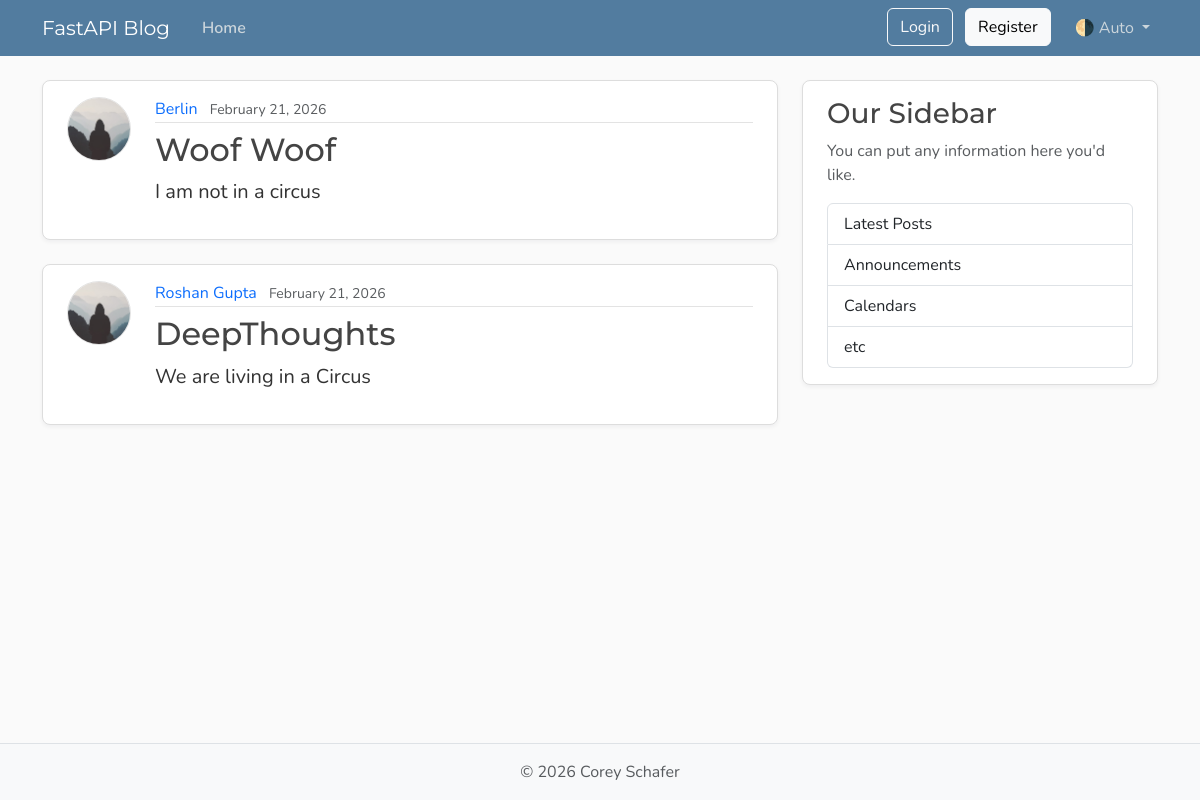
Page /posts on the earlier database version.
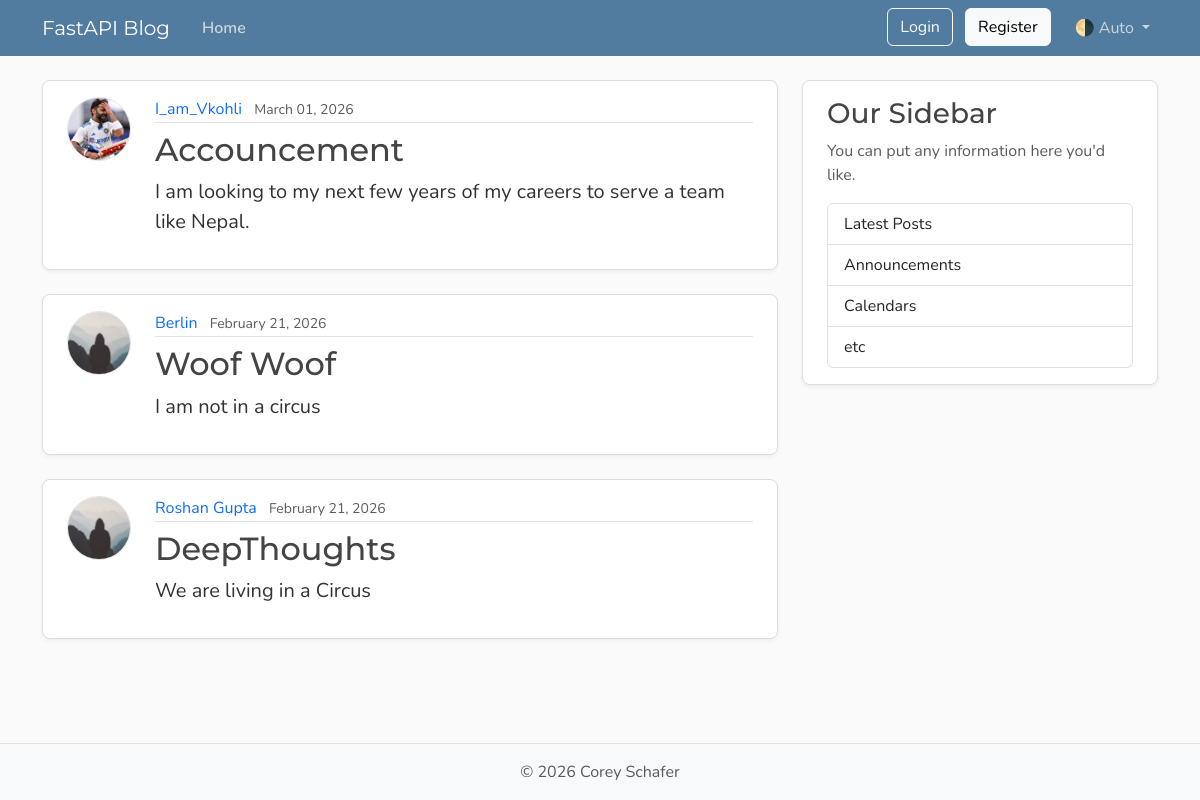
Same page on the later database version.
### models.py (models this page shows, shortened)
class Post(Base):
    __tablename__ = "posts"
    id: Mapped[int] = mapped_column(Integer, primary_key=True, index=True)
    title: Mapped[str] = mapped_column(String(100), nullable=False)
    content: Mapped[str] = mapped_column(Text, nullable=False)
    user_id: Mapped[int] = mapped_column(
        ForeignKey("users.id"),
        nullable=False,
        index=True,
    )
    date_posted: Mapped[datetime] = mapped_column(
        DateTime(timezone=True),
        default=lambda: datetime.now(UTC),
    )
    author: Mapped[User] = relationship(back_populates="posts")

class User(Base):
    __tablename__ = "users"
    id: Mapped[int] = mapped_column(Integer, primary_key=True, index=True)
    username: Mapped[str] = mapped_column(String(50), unique=True, nullable=False)
    email: Mapped[str] = mapped_column(String(120), unique=True, nullable=False)
    password_hash: Mapped[str] = mapped_column(String(200), nullable=False)
    image_file: Mapped[str | None] = mapped_column(
        String(200),
        nullable=True,
        default=None,
    )
    posts: Mapped[list[Post]] = relationship(
        back_populates="author",
        cascade="all, delete-orphan",
    )

### main.py (the view)
@app.get("/", include_in_schema=False, name="home")
@app.get("/posts", include_in_schema=False, name="posts")
async def home(request: Request, db: Annotated[AsyncSession, Depends(get_db)]):
    result = await db.execute(
        select(models.Post)
        .options(selectinload(models.Post.author))
        .order_by(models.Post.date_posted.desc()),
    )
    posts = result.scalars().all()
    return templates.TemplateResponse(
        request,
        "home.html",
        {"posts": posts, "title": "Home"},
    )

### templates/home.html
{% extends "layout.html" %}
{% block content %}
  {% for post in posts %}
    <article class="content-section py-3 px-4 mb-4">
      <div class="d-flex align-items-start gap-4">
        <img class="rounded-circle article-img flex-shrink-0"
             src="{{ post.author.image_path }}"
             alt="{{ post.author.username }}'s profile picture"
             width="64"
             height="64"
             loading="lazy">
        <div class="flex-grow-1">
          <div class="article-metadata mb-2">
            <a class="me-2"
               href="{{ url_for("user_posts", user_id=post.author.id) }}">{{ post.author.username }}</a>
            <small class="text-body-secondary">{{ post.date_posted.strftime("%B %d, %Y") }}</small>
          </div>
          <h2>
            <a class="article-title"
               href="{{ url_for("post_page", post_id=post.id) }}">{{ post.title }}</a>
          </h2>
          <p class="article-content">{{ post.content }}</p>
        </div>
      </div>
    </article>
  {% endfor %}
{% endblock content %}

### templates/layout.html (shortened to what this page needs)
<!DOCTYPE html>
<html lang="en">
    <head>
        <link href="https://cdn.jsdelivr.net/npm/bootstrap@5.3.8/dist/css/bootstrap.min.css"
              rel="stylesheet"
>
        <link rel="stylesheet"
              type="text/css"
              href="{{ url_for("static", path='css/main.css') }}">
    </head>
    <body class="d-flex flex-column min-vh-100">
        <header class="site-header">
            <nav class="navbar navbar-expand-md bg-steel fixed-top"
                 data-bs-theme="dark">
                <div class="container">
                    <a class="navbar-brand me-4" href="{{ url_for("home") }}">FastAPI Blog</a>
                    <div class="collapse navbar-collapse" id="navbarToggle">
                        <div class="navbar-nav me-auto">
                            <a class="nav-link active"
                               aria-current="page"
                               href="{{ url_for("home") }}">Home</a>
                        </div>
                        <div class="navbar-nav">
                            <div id="loggedOutNav">
                                <a class="btn btn-outline-light mb-2 mb-md-0 me-md-2"
                                   href="{{ url_for("login_page") }}">Login</a>
                                <a class="btn btn-light mb-2 mb-md-0 me-md-3"
                                   href="{{ url_for("register_page") }}">Register</a>
                            </div>
                            <div class="nav-item dropdown">
                                <a class="nav-link dropdown-toggle"
                                   href="#"
                                   role="button"
                                   id="bd-theme"
                                   data-bs-toggle="dropdown"
                                   aria-expanded="false">
                                    <span id="bd-theme-text">🌗 Auto</span>
                                </a>
                            </div>
                        </div>
                    </div>
                </div>
            </nav>
        </header>
        <main role="main" class="container">
            <div class="row">
                <div class="col-md-8">
                    {% block content %}
                    {% endblock content %}
                </div>
                <aside class="col-md-4">
                    <div class="content-section py-3 px-4 mb-4">
                        <h3>Our Sidebar</h3>
                        <p class="text-body-secondary">You can put any information here you'd like.</p>
                        <ul class="list-group">
                            <li class="list-group-item">Latest Posts</li>
                            <li class="list-group-item">Announcements</li>
                            <li class="list-group-item">Calendars</li>
                            <li class="list-group-item">etc</li>
                        </ul>
                    </div>
                </aside>
            </div>
        </main>
        <footer class="mt-auto py-3 bg-body-tertiary border-top">
            <div class="container text-center">
                <p class="text-body-secondary mb-0">
                    © <span id="year"></span> Corey Schafer
                </p>
            </div>
        </footer>
    </body>
</html>

### static/css/main.css (style rules this page uses)
:root { --font-heading: "Montserrat", system-ui, -apple-system, BlinkMacSystemFont, sans-serif; --font-body: "Nunito", system-ui, -apple-system, BlinkMacSystemFont, sans-serif; --color-bg-body: #fafafa; --color-bg-content: #ffffff; --color-text-primary: #333333; --color-text-heading: #444444; --color-steel: #527c9f; --color-nav-link: #cbd5db; --color-nav-link-hover: #ffffff; --color-link-hover: #428bca; --color-border: #dddddd; --color-border-light: #e3e3e3; --spacing-xl: 5rem; --article-img-size: 4rem; --account-img-size: 7.813rem; }
body { font-family: var(--font-body); background: var(--color-bg-body); color: var(--color-text-primary); }
main { padding-top: var(--spacing-xl); }
h1, h2, h3, h4, h5, h6 { font-family: var(--font-heading); color: var(--color-text-heading); }
.navbar-brand { font-family: var(--font-heading); }
a { text-decoration: none; }
.bg-steel { background-color: var(--color-steel); }
.site-header .navbar-nav .nav-link { color: var(--color-nav-link); transition: color 0.2s ease-in-out; }
.site-header .navbar-nav .nav-link.active { font-weight: 600; }
.content-section { background: var(--color-bg-content); border: 1px solid var(--color-border); border-radius: 0.5rem; box-shadow: 0 2px 4px rgba(15, 23, 42, 0.05); transition: box-shadow 0.15s ease, transform 0.15s ease, border-color 0.15s ease; }
.article-title { color: var(--color-text-heading); transition: color 0.2s ease-in-out; }
.article-content { white-space: pre-line; font-size: 1.25rem; }
.article-img { height: var(--article-img-size); width: var(--article-img-size); flex-shrink: 0; object-fit: cover; border: 1px solid var(--color-border-light); box-shadow: 0 0 0 2px var(--color-bg-content); }
.article-metadata { padding-bottom: 0.063rem; border-bottom: 1px solid var(--color-border-light); }
.article-metadata a { transition: color 0.2s ease-in-out; }
[data-bs-theme="dark"] { --color-bg-body: #1a1a1a; --color-bg-content: #2d2d2d; --color-text-primary: #e0e0e0; --color-text-heading: #f0f0f0; --color-border: #404040; --color-border-light: #4a4a4a; }

Differences in the rows shown:
added Post: author.image_path (picture), author.username "I_am_Vkohli", date_posted "March 01, 2026", title "Accouncement", content "I am looking to my next few years of my careers to serve a team like Nepal."
